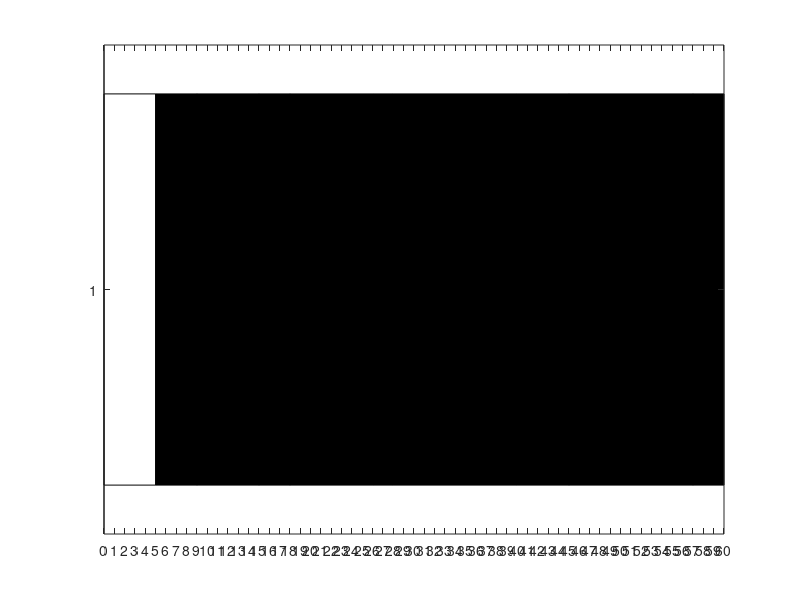

This chart was generated by the following MATLAB code: (Note: this script raises an error after producing the figure.)
clear all;
clc;

%% Parameters

% Defining the jobs
J = [1 2 3 4 5 6 7 8 9 10]';

% Defining the processing times
P = [5 3 6 8 4 12 12 5 3 2]';

% Defining the due dates
D = [12 60 16 15 9 15 32 20 18 18]';

% Defining the weights
W = [1 1 1 1.5 1 1 2 1 1.2 3]';

N = length(J);
% Defining the matrix of precedences
precedences = zeros(N,N);
precedences(1,3) = 1;
precedences(9,10) = 1;

X0 = 0;
% Cell array with all the possible states in the stages
for i = 1:N   
    X{i} = nchoosek(1:N,i);
end

%% Pruning

% Pruning the first stage

% Loop on the columns of the precendeces matrix
% If the state has value of 0 it has no precedences
j=1;
for i=1:length(X{1}(:,1))
    if sum(precedences(:,i)) == 0
        Y{1}(j,:) = X{1}(i,:);
        j = j+1;
    end 
end

% Pruning the other stages
% I have to check if each state is reachable from the previous state,
% if it's reachable I have to verify that respects the contraints,
% if it's verified then is admissible.

% Loop to prune the other stages
for c=2:N
    j=1;
    % Loop with all the possible states in the c-th stage
    for i=1:length(X{c}(:,1))
        count = 0;
        % Loop with the states in the previous stage
        for k=1:length(Y{c-1}(:,1))
            % If at least one state from the previous stage has distance
            % one from the state of the actual stage, then the state is 
            % admissible if the preceding constraints are satisfied
            if size(setdiff(X{c}(i,:),Y{c-1}(k,:)))==1
                count = count + 1;
            end 
        end
        % Check if this state satisfies the constraints
        if count > 0
            count = 0;
            % Loop on the jobs computed by the state i in the stage c
            for a=1:length(X{c}(i,:))
                % Loop on the rows of the precedences matrix
                for b=1:length(precedences(1,:))
                    if precedences(b,X{c}(i,a)) ~= 0
                        % There is a preceding constraint on this job,
                        % I have to control if the job that has to be 
                        % executed before has been executed in the state
                        if (~ismember(b,X{c}(i,:)))
                            count = count + 1;
                        end
                    end
                end
            end
            if count == 0 % Then it is admissible
                Y{c}(j,:) = X{c}(i,:);
                j = j+1;
            end
        end
    end % End loop on the states of stage c
end

X = Y;

%% Backward phase

% Step N
states(N)=length(X{N}(:,1)); % insert the number of states present at stage N
Go{N}=0; % matrix with the optimal costs

% Steps from N-1 to 1
for k=N-1:-1:1
    states(k)=length(X{k}(:,1));
    G{k}=10000*ones(states(k),states(k+1)); % cost matrix
    for i=1:states(k)
        start_time=sum(P(X{k}(i,:))); % sum of the processing times of the jobs listed
        for j=1:states(k+1)
            if ismember(X{k}(i,:),X{k+1}(j,:)) % control to check if the state is reachable
                control(i,j)=setdiff(X{k+1}(j,:),X{k}(i,:)); % job to compute the tardiness
                tardiness{k}(i,j) = max((start_time+P(control(i,j))-D(control(i,j))), 0)*W(k); % tardiness computation
                G{k}(i,j)=Go{k+1}(j)+tardiness{k}(i,j); % add the tardiness to the previous cost
            end
        end
        Go{k}(i)=min(G{k}(i,:)); % update the cost matrix
    end
end

% Step 0
for i=1:length(X{1})
    G0(i)=Go{1}(i)+max((P(X{1}(i))-D(X{1}(i))), 0)*W(i);
end

% Go0 is the optimal cost
[Go0, index]=min(G0); 

%% Forward phase

path{1} = X{1}(index, :);
% Computing the path searching the minimum of Go in every position
for i=2:N
    [value, index] = min(Go{i});
    path{i} = X{i}(index, :);
end

% Find the scheduling of the jobs by looking at the path
scheduled = zeros(N,1);
for i=N:-1:2
    scheduled(i) = setdiff(path{i}, path{i-1});
end
scheduled(1) = path{1};

% Completion time definition
temp = 0;
for i=1:N
    completionTime(i) = temp + P(scheduled(i));
    temp = completionTime(i);
end

%% Gantt chart

clf;
close all;

% Creation of the matrix that we're going to plot in the Gantt chart
ganttMatrix = zeros(N,1);
for i = 1:length(P)
    ganttMatrix(i) = P(scheduled(i));
end

H = barh(1,ganttMatrix,'stacked','FaceColor','flat');

% Display every second in the X axis
xticks(0:1:sum(P));

% Computing the number of repeating due dates
[GC,GR] = groupcounts(D);
row = 1;
col = 1;
for i=1:length(GC)
    if GC(i) > 1
        repetitions(row,col) = GC(i);
        repetitions(row,col+1) = GR(i);
        row=row+1;
    end
end

% Display red or blue labels corresponding to the due dates
count1=0;
count2=0;
for i=1:N
    if ismember(D(scheduled(i)),repetitions(1,2))
        if count1 == 0
            if completionTime(i) > D(scheduled(i))
                xl = xline(D(scheduled(i)),'--r',"D" + string(scheduled(i)) + " & " + "      ");
                xl.LabelHorizontalAlignment = 'left';
                count1=1;
                continue;
            else
                xl = xline(D(scheduled(i)),'--b',"D" + string(scheduled(i)) + " & " + "      ");
                xl.LabelHorizontalAlignment = 'left';
                count1=1;
                continue;
            end
        else
            if completionTime(i) > D(scheduled(i))
                xl = xline(D(scheduled(i)),'--r',"D" + string(scheduled(i)));
                xl.LabelHorizontalAlignment = 'left';
                count1=0;
                continue;
            else
                xl = xline(D(scheduled(i)),'--b',"D" + string(scheduled(i)));
                xl.LabelHorizontalAlignment = 'left';
                count1=0;
                continue;
            end                
        end         
    end 
        
     if ismember(D(scheduled(i)),repetitions(2,2))
        if count2 == 0
            if completionTime(i) > D(scheduled(i))
                xl = xline(D(scheduled(i)),'--r',"D" + string(scheduled(i)) + " & " + "      ");
                xl.LabelHorizontalAlignment = 'left';
                count2=1;
                continue;
            else
                xl = xline(D(scheduled(i)),'--b',"D" + string(scheduled(i)) + " & " + "      ");
                xl.LabelHorizontalAlignment = 'left';
                count2=1;
                continue;
            end
        else
            if completionTime(i) > D(scheduled(i))
                xl = xline(D(scheduled(i)),'--r',"D" + string(scheduled(i)));
                xl.LabelHorizontalAlignment = 'left';
                count2=0;
                continue;
            else
                xl = xline(D(scheduled(i)),'--b',"D" + string(scheduled(i)));
                xl.LabelHorizontalAlignment = 'left';
                count2=0;
                continue;
            end                
        end  
     end
          
    if completionTime(i) > D(scheduled(i))
        xl = xline(D(scheduled(i)),'--r',"D" + string(scheduled(i)));
        xl.LabelHorizontalAlignment = 'left';
        continue;
    else
        xl = xline(D(scheduled(i)),'--b',"D" + string(scheduled(i)));
        xl.LabelHorizontalAlignment = 'left';
        continue;
    end
end

% Vertical lines
grid on;
% Adding three more colours, so all the charts are unique
if N > 6
      H(8).CData = [0 1 0];
      H(9).CData = [1 1 0.5];
      H(10).CData = [1 0.5 0.5];
end
title('Gantt chart');
xlabel('Processing time');
ylabel('Job schedule');
% Printing the labels in the charts
labelx = H(1).YEndPoints - 4.5;
labely = H(1).XEndPoints;
text(labelx, labely, "J" + string(scheduled(1)),'VerticalAlignment', 'middle');
for i = 1:N
    labelx = H(i).YEndPoints + 0.5;
    labely = H(i).XEndPoints;
    if i ~= N
        text(labelx, labely, "J" + string(scheduled(i+1)),'VerticalAlignment', 'middle');
    end
end
